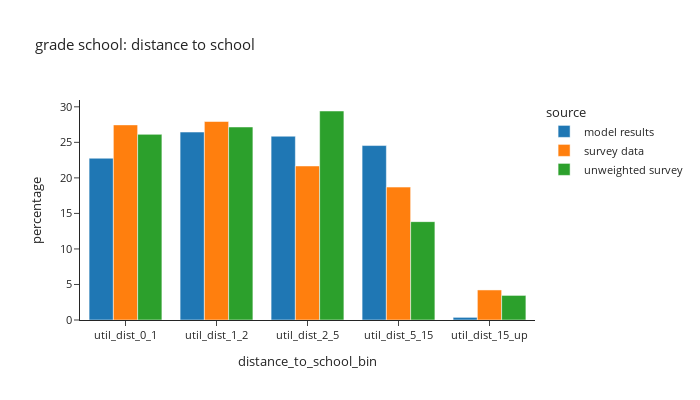
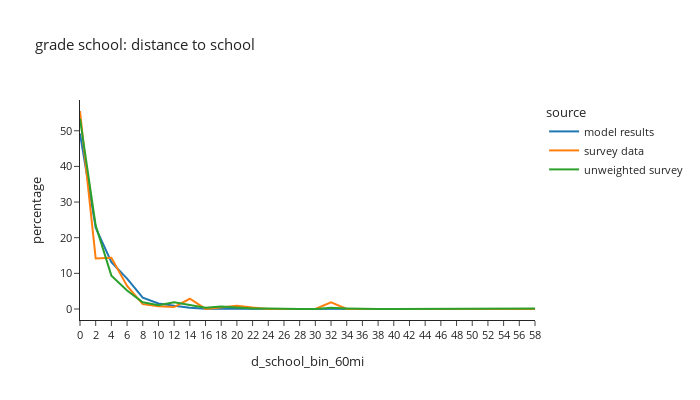

Notebook code for these charts, in order:
### Code cell
# distance to school: grade school
plot_distance(per_data,'is_gradeschool',"grade school: distance to school")

### Figure 1 — Plotly figure (JSON) as saved in the notebook; plotly's stock layout.template omitted (floating-point values rounded to 4 significant figures)
{"data": [{"alignmentgroup": "True", "hovertemplate": "source=model results<br>distance_to_school_bin=%{x}<br>percentage=%{y}<extra></extra>", "legendgroup": "model results", "marker": {"color": "#1F77B4", "pattern": {"shape": ""}}, "name": "model results", "offsetgroup": "model results", "orientation": "v", "showlegend": true, "textposition": "auto", "type": "bar", "x": ["util_dist_0_1", "util_dist_1_2", "util_dist_2_5", "util_dist_5_15", "util_dist_15_up"], "xaxis": "x", "y": [22.77, 26.45, 25.86, 24.55, 0.3714], "yaxis": "y"}, {"alignmentgroup": "True", "hovertemplate": "source=survey data<br>distance_to_school_bin=%{x}<br>percentage=%{y}<extra></extra>", "legendgroup": "survey data", "marker": {"color": "#FF7F0E", "pattern": {"shape": ""}}, "name": "survey data", "offsetgroup": "survey data", "orientation": "v", "showlegend": true, "textposition": "auto", "type": "bar", "x": ["util_dist_0_1", "util_dist_1_2", "util_dist_2_5", "util_dist_5_15", "util_dist_15_up"], "xaxis": "x", "y": [27.46, 27.93, 21.68, 18.7, 4.227], "yaxis": "y"}, {"alignmentgroup": "True", "hovertemplate": "source=unweighted survey<br>distance_to_school_bin=%{x}<br>percentage=%{y}<extra></extra>", "legendgroup": "unweighted survey", "marker": {"color": "#2CA02C", "pattern": {"shape": ""}}, "name": "unweighted survey", "offsetgroup": "unweighted survey", "orientation": "v", "showlegend": true, "textposition": "auto", "type": "bar", "x": ["util_dist_0_1", "util_dist_1_2", "util_dist_2_5", "util_dist_5_15", "util_dist_15_up"], "xaxis": "x", "y": [26.12, 27.16, 29.41, 13.84, 3.46], "yaxis": "y"}], "layout": {"barmode": "group", "font": {"size": 11}, "height": 400, "legend": {"title": {"text": "source"}, "tracegroupgap": 0}, "title": {"text": "grade school: distance to school"}, "width": 700, "xaxis": {"anchor": "y", "domain": [0.0, 1.0], "title": {"text": "distance_to_school_bin"}}, "yaxis": {"anchor": "x", "domain": [0.0, 1.0], "title": {"text": "percentage"}}}}

### Figure 2 — Plotly figure (JSON) as saved in the notebook; plotly's stock layout.template omitted (floating-point values rounded to 4 significant figures)
{"data": [{"hovertemplate": "source=model results<br>d_school_bin_60mi=%{x}<br>percentage=%{y}<extra></extra>", "legendgroup": "model results", "line": {"color": "#1F77B4", "dash": "solid"}, "marker": {"symbol": "circle"}, "mode": "lines", "name": "model results", "orientation": "v", "showlegend": true, "type": "scatter", "x": ["0", "2", "4", "6", "8", "10", "12", "14", "16", "18", "20", "22", "24", "26", "28", "30", "32", "34", "36", "38", "40", "42", "44", "46", "48", "50", "52", "54", "56", "58"], "xaxis": "x", "y": [49.21, 22.79, 13.14, 8.539, 3.204, 1.529, 0.8813, 0.3631, 0.05892, 0.05907, 0.04383, 0.04513, 0.04122, 0.02293, 0.03265, 0.02235, 0.007256, 0.002757, 0.001161, 0.0001451, 0.0, 0.0, 0.0, 0.0, 0.0, 0.0, 0.0, 0.0, 0.0, 0.0], "yaxis": "y"}, {"hovertemplate": "source=survey data<br>d_school_bin_60mi=%{x}<br>percentage=%{y}<extra></extra>", "legendgroup": "survey data", "line": {"color": "#FF7F0E", "dash": "solid"}, "marker": {"symbol": "circle"}, "mode": "lines", "name": "survey data", "orientation": "v", "showlegend": true, "type": "scatter", "x": ["0", "2", "4", "6", "8", "10", "12", "14", "16", "18", "20", "22", "24", "26", "28", "30", "32", "34", "36", "38", "40", "42", "44", "46", "48", "50", "52", "54", "56", "58"], "xaxis": "x", "y": [55.54, 14.2, 14.35, 6.45, 1.356, 0.7648, 0.5413, 2.871, 0.03313, 0.54, 0.8812, 0.3924, 0.01228, 0.0, 0.0, 0.0, 1.845, 0.0108, 0.0, 0.0, 0.0, 0.0, 0.1063, 0.1063, 0.0, 0.0, 0.0, 0.0, 0.0, 0.007126], "yaxis": "y"}, {"hovertemplate": "source=unweighted survey<br>d_school_bin_60mi=%{x}<br>percentage=%{y}<extra></extra>", "legendgroup": "unweighted survey", "line": {"color": "#2CA02C", "dash": "solid"}, "marker": {"symbol": "circle"}, "mode": "lines", "name": "unweighted survey", "orientation": "v", "showlegend": true, "type": "scatter", "x": ["0", "2", "4", "6", "8", "10", "12", "14", "16", "18", "20", "22", "24", "26", "28", "30", "32", "34", "36", "38", "40", "42", "44", "46", "48", "50", "52", "54", "56", "58"], "xaxis": "x", "y": [53.38, 23.4, 9.359, 5.199, 1.906, 1.04, 1.906, 1.04, 0.3466, 0.6932, 0.3466, 0.1733, 0.1733, 0.0, 0.0, 0.0, 0.3466, 0.1733, 0.0, 0.0, 0.0, 0.0, 0.1733, 0.1733, 0.0, 0.0, 0.0, 0.0, 0.0, 0.1733], "yaxis": "y"}], "layout": {"font": {"size": 11}, "height": 400, "legend": {"title": {"text": "source"}, "tracegroupgap": 0}, "title": {"text": "grade school: distance to school"}, "width": 700, "xaxis": {"anchor": "y", "domain": [0.0, 1.0], "title": {"text": "d_school_bin_60mi"}}, "yaxis": {"anchor": "x", "domain": [0.0, 1.0], "title": {"text": "percentage"}}}}
